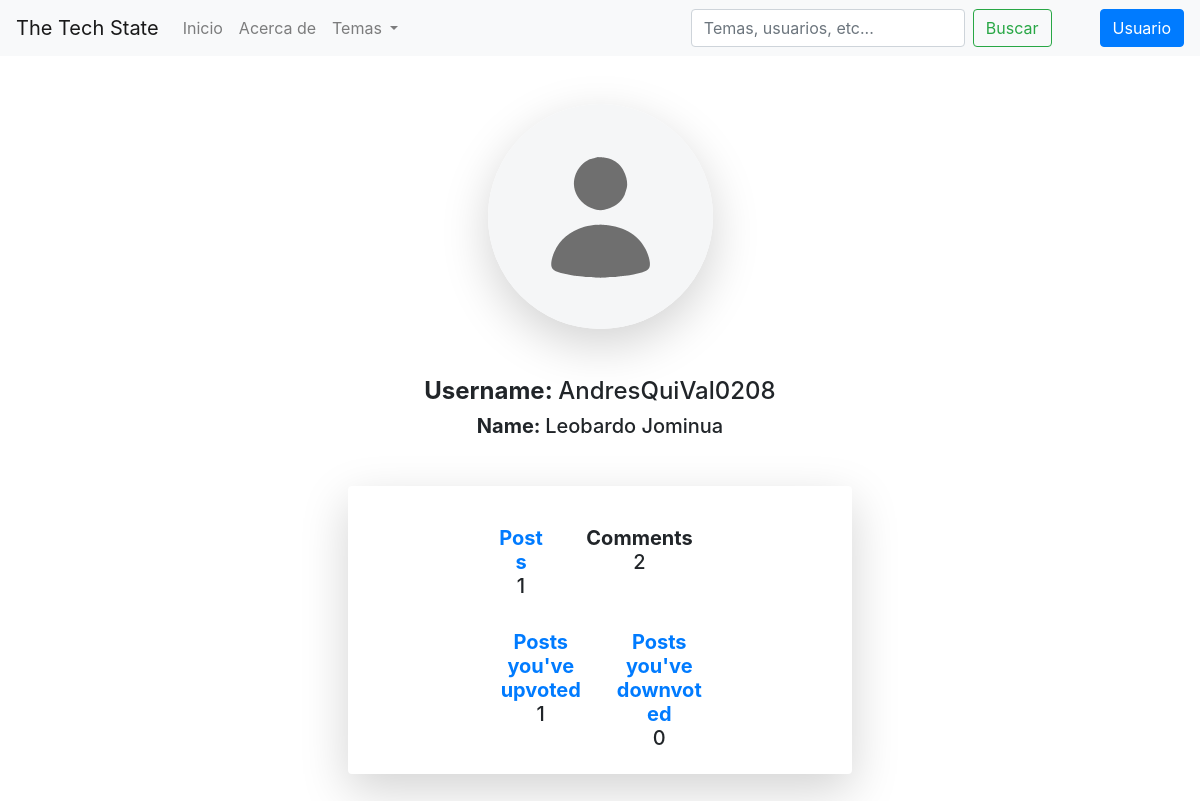
Screenshot of /users/AndresQuiVal0208/ with the database file from the repository.
### users/models.py (models this page shows)
class User(models.Model):
    user_id = models.AutoField(primary_key=True)
    first_name = models.CharField(max_length=50)
    last_name = models.CharField(max_length=100)
    username = models.CharField(max_length=50, unique=True)
    profile_img = models.CharField(max_length=150) # image will be the profile discord user image
    def get_full_name(self):
        return f'{str(self.first_name)} {str(self.last_name)}'

### blog/models.py (models this page shows, shortened)
class Post(models.Model):
    class Meta:
        unique_together = (('post_id', 'user'),)
    post_id = models.AutoField(primary_key=True)
    user = models.ForeignKey(User, on_delete=models.CASCADE)
    section = models.PositiveIntegerField(
        choices=(
            (1, "Codigo"),
            (2, "Diseño"),
            (3, "Blockchain"),
            (4, "Emprendimiento")
        ))
    title = models.CharField(max_length=100)
    content = models.TextField(max_length=1000)
    datetime = models.DateTimeField()
    votes = models.ManyToManyField(User, related_name="voted_posts",
                                         through='Vote')
    votes_ins = None
    class Votes:
        """
        Refers to the Votes related to the post
        """

class Comment(models.Model):
    class Meta:
        unique_together = (('comment_id', 'post', 'user'),)
    comment_id = models.AutoField(primary_key=True)
    post = models.ForeignKey(Post, on_delete=models.CASCADE)
    user = models.ForeignKey(User, on_delete=models.CASCADE)
    content = models.TextField()
    datetime = models.DateTimeField()
    upvotes = models.IntegerField(default=0, blank=True)
    downvotes = models.IntegerField(default=0, blank=True)
    comment_replied = models.ForeignKey("self", on_delete=models.CASCADE,
                                        blank=True, null=True, related_name="replies")

### users/views.py (the view)
    def wrapper(*args, **kwargs):
        username = kwargs.get('username', None)
        if not username:
            return HttpResponseBadRequest("No username was provided")
        user_helper = UserHelper()
        not_new = user_helper.has_set_initial_user_info(username)
        if not_new == None: # user does not exist in database
            return Http404(f"User with {username} username does not exist")
        if not_new:
            return func(*args, **kwargs)
        return redirect(reverse('users:getting-started', args=(username,)))

### blog/models.py (called while the page is built)
    def _get_votes_by_upvoted(self, is_upvoted):
        return super().select_related('user').filter(is_upvoted=is_upvoted)

    @property
    def number_upvotes(self):
        return len(self.upvoted_posts)

    @property
    def number_downvotes(self):
        return len(self.downvoted_posts)

    @property
    def upvoted_posts(self):
        return self._get_votes_by_upvoted(True)

    @property
    def downvoted_posts(self):
        return self._get_votes_by_upvoted(False)

### users/helpers.py (called while the page is built, shortened)
    def is_logged_in(self, request):
        if not request:
            raise ValueError('No "request" was passed trough')
        if not request.session.has_key('access_token'):
            return False

    def is_logged_in_and_owner(self, request, username):
        user_obj = self.is_logged_in(request)
        if not user_obj:
            return False
        discord_model = UserDiscordModel.create_user_discord_model(user_obj)
        return discord_model.complete_username == username

    def exists_in_db(self, username):
        if not username:
            raise ValueError("Not 'username' parameter was provided")
        try:
            user = User.objects.get(username=username)
        except User.DoesNotExist:
            return False
        else:
            return user

    def has_set_initial_user_info(self, username):
        if not username:
            raise ValueError("Not 'username' parameter was provided")
        user = self.exists_in_db(username)
        if not user:
            return None
        return user.first_name != '' and user.last_name != ''

### users/views.py (called while the page is built)
def validate_if_new_user(func): # decorator
    def wrapper(*args, **kwargs):
        username = kwargs.get('username', None)
        if not username:
            return HttpResponseBadRequest("No username was provided")
        user_helper = UserHelper()
        not_new = user_helper.has_set_initial_user_info(username)
        if not_new == None: # user does not exist in database
            return Http404(f"User with {username} username does not exist")
        if not_new:
            return func(*args, **kwargs)
        return redirect(reverse('users:getting-started', args=(username,)))
    return wrapper

### users/templates/users/user.html (shortened to what this page needs)
{% extends 'base.html' %}
{% load static %}
{% block body %}
<div class="text-center p-5">
    <img class="rounded-circle shadow-lg" src="{{ user.profile_img }}">
    <div class="m-5">
        <h4>
            <b>Username: </b>{{ user.username }}
        </h4>
        <h5>
            <b>Name: </b>{{ user.get_full_name }}
        </h5>
        <br>
        <div class="container">
            <div class="row">
                <div class="col-md-3"></div>
                <div class="col-md-6 card shadow-lg rounded-2 border-0 pt-3 pb-3 mt-3 mb-3">
                    <div class="container">
                        <br>
                        <div class="row">
                            <div class="col-md-3"></div>
                            <div class="col-md-2">
                                <h5>
                                    <a href="posts/"><b>Posts </b></a>
                                    <br>
                                    {{ user.post_set.get_queryset|length }}
                                </h5>
                            </div>
                            <div class="col-md-4">
                                <h5>
                                    <b>Comments </b>
                                    <br>
                                    {{ user.comment_set.get_queryset|length }}
                                </h5>
                            </div>
                            <div class="col-md-3"></div>
                        </div>
                        <br>
                        <div class="row">
                            <div class="col-md-3"></div>
                            <div class="col-md-3">
                                <h5>
                                    <a href="{% url 'users:posts' user.username %}?filter=upvoted"><b>Posts you've upvoted </b></a>
                                    <br>
                                    {{ user.vote_set.number_upvotes }}
                                </h5>
                            </div>
                            <div class="col-md-3">
                                <h5>
                                    <a href="{% url 'users:posts' user.username %}?filter=downvoted"><b>Posts you've downvoted </b></a>
                                    <br>
                                    {{ user.vote_set.number_downvotes }}
                                </h5>
                            </div>
                            <div class="col-md-3"></div>
                        </div>
                    </div>
                </div>
                <div class="col-md-3"></div>
            </div>
        </div>
    </div>
</div>
{% endblock %}

### rows the page displays
User: profile_img (placeholder picture), username "AndresQuiVal0208", get_full_name "Leobardo Jominua", post_set.get_queryset|length "1", comment_set.get_queryset|length "2", vote_set.number_upvotes "1", vote_set.number_downvotes "0"
